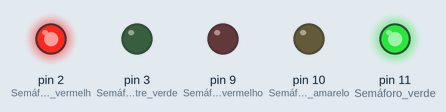
Bench run of a sketch on a simulated Arduino Uno, built with avr-gcc and run on an emulated ATmega328P. Shown: output pins drawn as LEDs (lit = HIGH).

Above: at 1.0 s.
At 2.5 s:
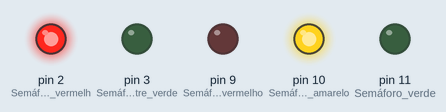
At 4.0 s:
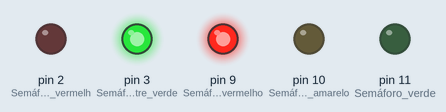
Timing chart, 0 to 6.5 s (numbered marks = the images above):
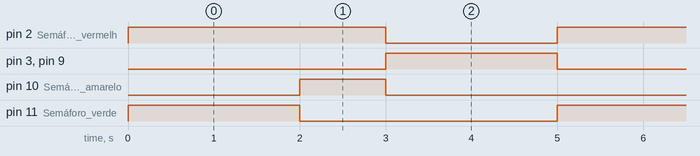

Measured:
- by itself, pin 2 (Semáforo_pedestre_vermelh): alternates HIGH for 3.0 s and LOW for 2.0 s
- by itself, pin 3 (Semáforo_pedestre_verde), pin 9 (Semáforo_vermelho), pin 11 (Semáforo_verde): alternates HIGH for 2.0 s and LOW for 3.0 s
- by itself, pin 10 (Semáforo_amarelo): alternates HIGH for 1.0 s and LOW for 4.0 s

The sketch:

Exercicio_03_Tinkercad.ino
```cpp
void setup()
{
  //definindo os pins como saidas
  pinMode(2, OUTPUT); //Semáforo pedestre vermelho
  pinMode(3, OUTPUT); //Semáforo pedestre verde
  pinMode(9, OUTPUT); //Semáforo vermelho
  pinMode(10, OUTPUT); //Semáforo amarelo
  pinMode(11, OUTPUT); //Semáforo verde
}

void loop()
{
  //semáforo aberto
  digitalWrite(2, HIGH);//semáforo pedestre fechado
  digitalWrite(11, HIGH);//semáforo aberto
  delay(2000); //aguarda 2 segundos
  digitalWrite(11, LOW); //desliga luz semáforo

  //Luz de atenção
  digitalWrite(10, HIGH);//acende a luz de atenção
  delay(1000);//aguarda 1 segundo
  digitalWrite(2, LOW); //desliga luz pedestre
  digitalWrite(10, LOW); //desliga luz de atenção

  //semáforo fechado
  digitalWrite(3, HIGH); //semaforo fechado
  digitalWrite(9, HIGH); //semaforo pedestre aberto
  delay(2000); //aguarda 2 segundos
  digitalWrite(3, LOW); //desliga luz pedestre
  digitalWrite(9, LOW); //desliga luz semáforo

}
```
